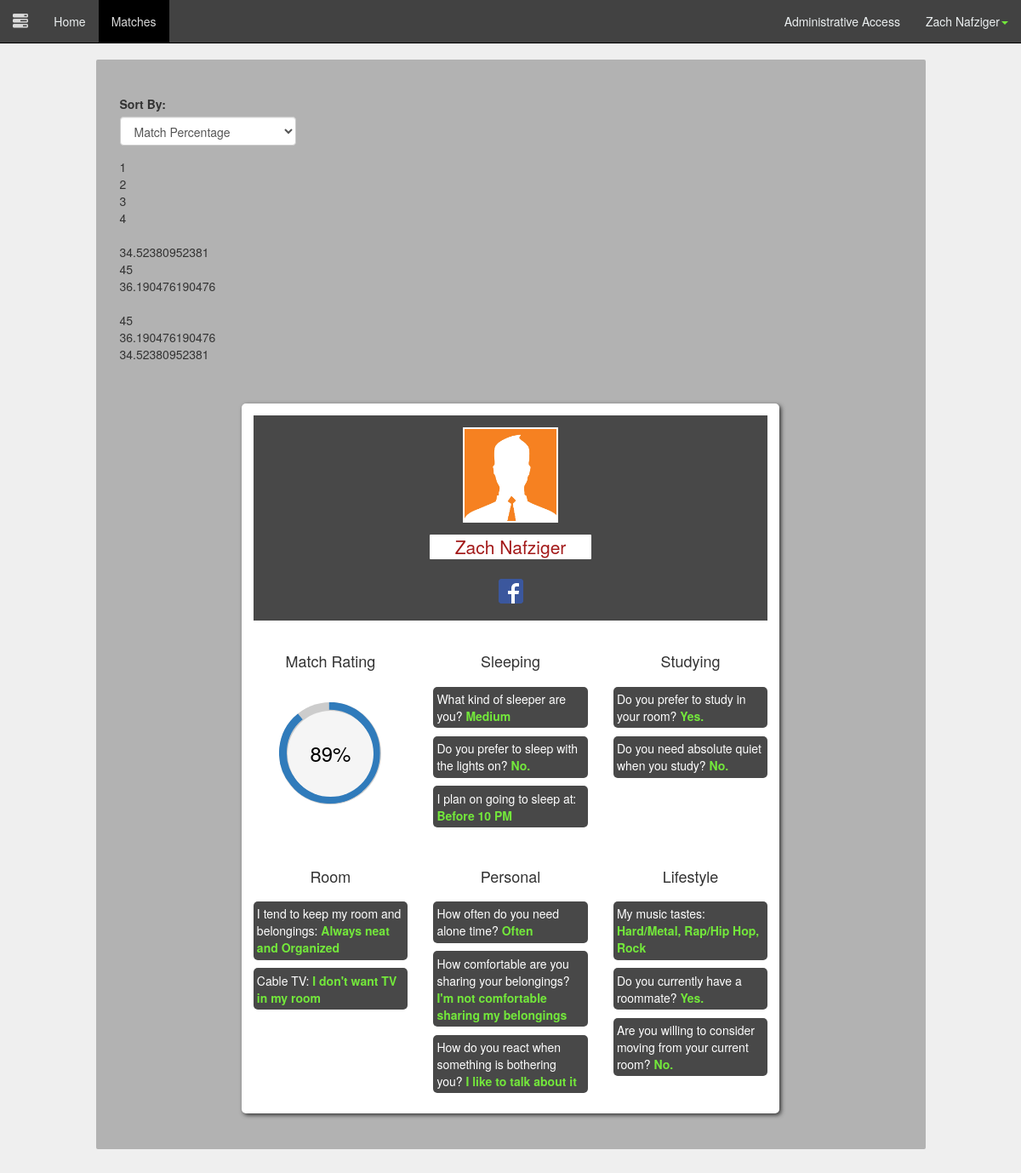
The app's page /matches.php (signed in) with its own data.
### tables this page shows
CREATE TABLE IF NOT EXISTS `user` (
`id` int(11) NOT NULL,
  `picture` varchar(50) NOT NULL,
  `password` varchar(64) NOT NULL,
  `first_name` varchar(20) NOT NULL,
  `last_name` varchar(30) NOT NULL,
  `account_type` varchar(20) NOT NULL,
  `email` varchar(50) NOT NULL,
  `facebook` varchar(50) NOT NULL DEFAULT 'https://www.facebook.com/yourusername'
);

CREATE TABLE IF NOT EXISTS `tabs` (
`id` int(11) NOT NULL,
  `name` varchar(30) NOT NULL
);

CREATE TABLE IF NOT EXISTS `options` (
`id` int(11) NOT NULL,
  `name` varchar(50) NOT NULL,
  `question_id` int(11) NOT NULL,
  `value_index` int(11) NOT NULL
);

CREATE TABLE IF NOT EXISTS `questions` (
`id` int(11) NOT NULL,
  `question` varchar(500) NOT NULL,
  `tab_id` int(11) NOT NULL,
  `type_id` int(11) NOT NULL,
  `public` tinyint(1) NOT NULL DEFAULT '1'
);

CREATE TABLE IF NOT EXISTS `answers` (
`id` int(11) NOT NULL,
  `user_id` int(11) NOT NULL,
  `question_id` int(11) NOT NULL,
  `value` int(11) NOT NULL,
  `preference_rating` int(11) DEFAULT NULL COMMENT 'numbers 1-5'
);

### classes/PageChecker.php (called while the page is built)
<?php
	class PageChecker
	{
		public function isPage($page = null)
		{
			if($page)
			{
				if($page == str_replace("/", "", $_SERVER['PHP_SELF']))
				{
					return true;
				}
			}
			return false;
		}
	}
?>

### classes/DB.php (called while the page is built, shortened)
<?php
class DB
{
	private static $_instance = null;
	private $_pdo,
	 		$_query,
	 		$_error = false,
	  		$_results,
	  		$_count = 0;
	private function __construct()
	{
		try
		{
			$this->_pdo = new PDO('mysql:host=' . Config::get('mysql/host') . ';dbname='. Config::get('mysql/db'), Config::get('mysql/username'), Config::get('mysql/password'));
		}
		catch(PDOException $e)
		{
			die($e->getMessage());
		}
	}
	public static function getInstance()
	{
		if(!isset(self::$_instance))
		{
			self::$_instance = new DB();
		}
		return self::$_instance;
	}
	public function query($sql, $params = array())
	{
		$this->_error = false;
		if($this->_query = $this->_pdo->prepare($sql))
		{
			$x = 1;
			if(count($params))
			{
				foreach($params as $param)
				{
					$this->_query->bindValue($x,$param);
					$x++;
				}
			}
			if($this->_query->execute())
			{
				$this->_results = $this->_query->fetchAll(PDO::FETCH_OBJ);
				$this->_count = $this->_query->rowCount();
			}
			else
			{
				$this->_error = true;
			}
		}
		return $this;
	}
	public function action($action, $table, $where = array())
	{
		if(count($where) === 3)
		{
			$operators = array('=','>','<','>=','<=');
			$field = $where[0];
			$operator = $where[1];
			$value = $where[2];
			if(in_array($operator, $operators))
			{
				$sql = "{$action} FROM {$table} WHERE {$field} {$operator} ?";
				if(!$this->query($sql, array($value))->error())
				{
					return $this;
				}
			}
		}
		return false;
	}
	public function get($table, $where)
	{
		return $this->action('SELECT *', $table, $where);
	}
	public function results()
	{
		return $this->_results;
	}
	public function error()
	{
		return $this->_error;
	}
	public function count()
	{
		return $this->_count;
	}
	public function first()
	{
		return $this->results()[0];
	}
}
?>

### classes/Config.php (called while the page is built)
<?php
class Config
{
	public static function get($path = null)
	{
		if($path)
		{
			$config = $GLOBALS['config'];
			$path = explode('/', $path);
			foreach($path as $bit)
			{
				if(isset($config[$bit]))
				{
					$config = $config[$bit];
				}
			}
			return $config;
		}
	}
}
?>

### classes/User.php (called while the page is built, shortened)
<?php
class User
{
	private $_db, $_data, $_sessionName, $_isLoggedIn, $_cookieName;
	public function __construct($user = null)
	{
		$this->_db = DB::getInstance();
		$this->_sessionName = Config::get('session/session_name');
		if(!$user)
		{
			if(Session::exists($this->_sessionName))
			{
				$user = Session::get($this->_sessionName);
				if($this->find($user))
				{
					$this->first_name = $this->data()->first_name;
					$this->last_name = $this->data()->last_name;
					$this->account_type = $this->data()->account_type;
				}
				else
				{
				}
			}
		}
		else
		{
			$this->find($user);
		}
	}
	public function find($user = null)
	{
		if($user)
		{
			$field = (is_numeric($user)) ? 'id': 'username';
			$data = $this->_db->get('user', array($field, '=', $user));
			if($data->count())
			{
				$this->_data = $data->first();
				$this->first_name = $this->data()->first_name;
				$this->last_name = $this->data()->last_name;
				return true;
			}
		}
	}
	public function data()
	{
		return $this->_data;
	}
}
?>

### classes/Session.php (called while the page is built, shortened)
<?php
class Session
{
	public static function exists($name)
	{
		return (isset($_SESSION[$name])) ? true : false;
	}
	public static function get($name)
	{
		return $_SESSION[$name];
	}
}
?>

### functions/sanitize.php (called while the page is built, shortened)
<?php
function escapeName($string)
{
	return htmlentities($string, ENT_COMPAT, 'UTF-8');
}
?>

### functions/get_profile.php (the view, shortened to what this page needs)
<?php
function getMatchesForProfile($profile_id)
{
	$db = DB::getInstance();
	$tabs = $db->query("SELECT * FROM tabs");
	$tabs = $tabs->results();
	$user = new User($profile_id);
	$public_val = $db->query("SELECT * FROM answers WHERE question_id=2 AND user_id = ".$profile_id."");
	$public_val = $public_val->results();
	$public = $public_val[0]->value;
	echo '<br>';
	echo '<div class="row spacing2">
		<div class="col-md-8 largeRankingWidget center-block">
			<div class="topBannerForWidget">
				<div class="row">
				<div class="col-md-10 center-block">
				<div class="row paddingTop1">
					<div class="profilePic col-md-3 center-block"></div>
				</div>
				<div class="row spacing1">
					<div class="col-md-5 center-block profileName">
						<p class="text-center lead"><a class="profileLink" href="profile.php?id='.$profile_id.'">'.escapeName($user->first_name).' '.escapeName($user->last_name).'</a></p>
					</div>
				</div>
				<div class="row">
					<div class = "text-center lead">
						<a href="http://www.facebook.com" target="_blank">
							<img border="0" alt="facebook" src="\images\social\FB-f-Logo__blue_29.png" width="29" height="29">
						</a>
					</div>
				</div>
			</div>
		</div>
			</div>';
			$counter = 1;
			echo '<div class="row spacing2">';
			echo '<div class="col-md-4">
				<div class="row">
					<div class="col-md-12">
						<h4 class="text-center">Match Rating</h4>
					</div>
				</div>
				<div class="row">
					<div class="col-md-12 paddingTop2">
						<div class="c100 p89 large center"><span>89%</span><div class="slice"><div class="bar"></div><div class="fill"></div></div></div>
					</div>
				</div>
			</div>';
			$firstsection = true;
	if($public == 1)
	foreach ($tabs as $tab) {
		if($firstsection != true)
			{
			if($counter >= 3){
				$counter = 0;
				echo '</div>
				<div class="row spacing2">';
			}
			echo '<div class="col-md-4">
				<div class="row">
					<div class="col-md-12">
						<h4 class="text-center">'.ucfirst(escapeName($tab->name)).'</h4>
					</div>
				</div>
				<div class="row">
					<div class="col-md-12">
						<ul class="noPadding">';
			$questions = $db->query("SELECT * FROM questions WHERE tab_id = ?", array($tab->id));
			$questions = $questions->results();
	    foreach($questions as $question)
	    {
				if($question->public)
				{
		      $answers = $db->query("SELECT * FROM answers WHERE question_id = ? AND user_id = ".$profile_id."", array($question->id));
		      $answers = $answers->results();
					if($question->type_id != 1 && $question->type_id != 2)
					{
						$checkboxes = false;
						$first_item = true;
						if($question->type_id == 4) {$checkboxes = true;}
			      foreach($answers as $answer){
			        $answer_strings =  $db->query("SELECT * FROM options WHERE question_id = ? AND value_index = ".escapeName($answer->value)."", array($question->id));
			        $answer_strings = $answer_strings->results();
			        foreach($answer_strings as $answer_string)
			        {
								if($checkboxes == false) echo '<li>'. escapeName($question->question).' <strong>'.escapeName($answer_string->name).'</strong></li>';
								if($checkboxes == true && $first_item == false){
									echo ', '.escapeName($answer_string->name).'';
								}
								if($checkboxes == true && $first_item == true){
									echo '<li>'. escapeName($question->question).' <strong> '.escapeName($answer_string->name).'';
									$first_item = false;
								}
			        }
			      }
						if($checkboxes == true) {echo '</strong></li>';}
					} else
					{
						foreach($answers as $answer){
							$yesno = $answer->value;
							if($yesno == 0)
							{
								echo '<li>'. escapeName($question->question).' <strong>No.</strong></li>';
							} else{
								echo '<li>'. escapeName($question->question).' <strong>Yes.</strong></li>';
							}
						}
					}
				}
	    }
			echo '</ul>
					</div>
						</div>
					</div>';
			$counter++;
		} else $firstsection = false;
  }
	echo '</div>';
	echo'</ul></div>
</div>';
}
function listMatches($profile_id)
{
	$db = DB::getInstance();
	$users = $db->query("SELECT * FROM user");
	$users = $users->results();
	$userarray = array();
	foreach($users as $user)
	{
		echo $user->id;
		echo '<br>';
		if($user->id != $profile_id) array_push($userarray, getMatchScore($user->id, $profile_id));
	}
	echo '<br>';
	foreach($userarray as $score)
	{
		echo $score;
		echo '<br>';
	}
	arsort($userarray);
	echo '<br>';
	foreach($userarray as $score)
	{
		echo $score;
		echo '<br>';
	}
}
?>

### matches.php (shortened to what this page needs)
<?php
  require_once 'functions/get_profile.php';
?>
<!DOCTYPE html>
<html lang="en">
  <head>
    <link href="css/bootstrap.min.css" rel="stylesheet">
    <link href="css/mainLayout.css" rel="stylesheet">
    <link href="css/navbar.css" rel="stylesheet">
    <link href="css/circle.css" rel="stylesheet">
    <link href="css/off-canvas-nav.css" rel="stylesheet">
    <link href="css/matches.css" rel="stylesheet">
  </head>
  <body>
    <?php
      include("navbar.php");
    ?>
    <div class="pushContainer"></div>
     <div class="container">
      <div class="row">
        <div class="col-md-12">
          <div class="row">
            <div class="col-md-10 center-block" id="matchArea">
              <div class="row">
                <div class="form-group col-md-3" id="sortMatchArea">
                  <label>Sort By:</label>
                  <select class="form-control">
                      <option>Match Percentage</option>
                  </select>
                </div>
              </div>
                <?php listMatches($user->id) ?>
                <?php getMatchesForProfile($user->id); ?>
            </div>
          </div>
        </div>
      </div>
    </div>
  </body>
</html>

### navbar.php (shortened to what this page needs)
<?php $pageChecker = new PageChecker(); $user = new User(); ?>
<nav class="navbar navbar-default navbar-fixed-top">
  <div class="container-fluid">
    <div class="navbar-header">
      <a class="navbar-brand"><span class="glyphicon glyphicon-tasks" id="toggle" aria-hidden="true"></span></a>
    </div>
    <div class="collapse navbar-collapse" id="bs-example-navbar-collapse-1">
      <ul class="nav navbar-nav">
        <li <?php echo ($pageChecker->isPage("index.php")) ? "class='active'" : ''; ?>><a href="index.php">Home</a></li>
        <li <?php echo ($pageChecker->isPage("matches.php")) ? "class='active'" : ''; ?>><a href="matches.php">Matches</a></li>
      </ul>
      <ul class="nav navbar-nav navbar-right">
        <?php
          if($user->account_type=="admin")
          {
        ?>
        <li <?php echo ($pageChecker->isPage("administrator.php")) ? "class='active'" : ''; ?>><a href="administrator.php">Administrative Access</a></li><?php } ?>
        <li class="dropdown">
          <a href="#" class="dropdown-toggle" data-toggle="dropdown" role="button" aria-expanded="false"><?php echo $user->first_name . " " . $user->last_name; ?><span class="caret neon"></span></a>
        </li>
      </ul>
    </div>
  </div>
</nav>

### css/mainLayout.css (style rules this page uses)
body { background-color: #EFEFEF; }
#toggle { cursor: pointer; }
html, body { padding-bottom: 4em; }
.spacing2 { margin-top: 2em; }
.spacing1 { margin-top: 1em; }
.pushContainer { height: 5em; }
.center-block { float:none; }
.neon { color: #73E83B; }
.center { margin-left: auto; margin-right: auto; }
.noPadding { padding:0; }
.paddingTop1 { padding-top: 1em; }
.paddingTop2 { padding-top: 2em; }

### css/navbar.css (style rules this page uses)
.navbar-default { background-color: #424242; border-color: #000000; }
.navbar-default .navbar-brand { color: #ecf0f1; }
.navbar-default .navbar-nav > li > a { color: #ecf0f1; }
.navbar-default .navbar-nav > .active > a, .navbar-default .navbar-nav > .active > a:hover, .navbar-default .navbar-nav > .active > a:focus { color: #dadada; background-color: #000000; }
.navbar-default .navbar-collapse, .navbar-default .navbar-form { border-color: #ecf0f1; }

### css/circle.css (style rules this page uses)
.c100 { position: relative; font-size: 120px; width: 1em; height: 1em; -webkit-border-radius: 50%; -moz-border-radius: 50%; -ms-border-radius: 50%; -o-border-radius: 50%; border-radius: 50%; float: left; margin: 0 0.1em 0.1em 0; background-color: #cccccc; }
.c100 *, .c100 *:before, .c100 *:after { -webkit-box-sizing: content-box; -moz-box-sizing: content-box; box-sizing: content-box; }
.c100.center { float: none; margin: 0 auto; }
.c100 > span { position: absolute; width: 100%; z-index: 1; left: 0; top: 0; width: 5em; line-height: 5em; font-size: 0.2em; color: #cccccc; display: block; text-align: center; white-space: nowrap; -webkit-transition-property: all; -moz-transition-property: all; -o-transition-property: all; transition-property: all; -webkit-transition-duration: 0.2s; -moz-transition-duration: 0.2s; -o-transition-duration: 0.2s; transition-duration: 0.2s; -webkit-transition-timing-function: ease-out; -moz-transition-timing-function: ease-out; -o-transition-timing-function: ease-out; transition-timing-function: ease-out; }
.c100:after { position: absolute; top: 0.08em; left: 0.08em; display: block; content: " "; -webkit-border-radius: 50%; -moz-border-radius: 50%; -ms-border-radius: 50%; -o-border-radius: 50%; border-radius: 50%; background-color: whitesmoke; width: 0.84em; height: 0.84em; -webkit-transition-property: all; -moz-transition-property: all; -o-transition-property: all; transition-property: all; -webkit-transition-duration: 0.2s; -moz-transition-duration: 0.2s; -o-transition-duration: 0.2s; transition-duration: 0.2s; -webkit-transition-timing-function: ease-in; -moz-transition-timing-function: ease-in; -o-transition-timing-function: ease-in; transition-timing-function: ease-in; }
.c100 > span { color: black; }

### css/matches.css (style rules this page uses)
#matchArea { background-color: #B2B2B2; padding: 3em 2em; border-radius: 2px; }
.largeRankingWidget { background-color: white; border-radius: 5px; padding:1em; box-shadow: 2px 2px 5px; }
.largeRankingWidget li { list-style-type: none; background-color: #484848; margin: .7em 0; color:white; padding: .3em; border-radius: 5px; }
.largeRankingWidget strong { color: #73E83B; }
.profilePic { height: 8em; width: 8em; background-image: url("../images/default.jpg"); background-size:cover; background-position: -30px 0px; border: 2px solid white; }
.topBannerForWidget { background-color: #484848; }
.profileName > p { background-color: white; border-radius: 1px; padding: 0 .5em; }
.profileName > p > a { color: #A31919; }

### records on screen
user: first_name "Zach", last_name "Nafziger", id "3"
user: id "1"
user: id "2"
user: id "4"
tabs: name "Sleeping"
options: question.question "What kind of sleeper are you?", name "Medium"
answers: question.question "Do you prefer to sleep with the lights on?"
options: question.question "I plan on going to sleep at:", name "Before 10 PM"
tabs: name "Studying"
answers: question.question "Do you prefer to study in your room?"
answers: question.question "Do you need absolute quiet when you study?"
tabs: name "Room"
options: question.question "I tend to keep my room and belongings:", name "Always neat and Organized"
options: question.question "Cable TV:", name "I don't want TV in my room"
tabs: name "Personal"
options: question.question "How often do you need alone time?", name "Often"
options: question.question "How comfortable are you sharing your belongings?", name "I'm not comfortable sharing my belongings"
options: question.question "How do you react when something is bothering you?", name "I like to talk about it"
tabs: name "Lifestyle"
options: question.question "My music tastes:", name "Hard/Metal"
options: name "Rap/Hip Hop"
options: name "Rock"
answers: question.question "Do you currently have a roommate?"
answers: question.question "Are you willing to consider moving from your current room?"

### other values on screen
$score "34.52380952381"
$score "45"
$score "36.190476190476"
